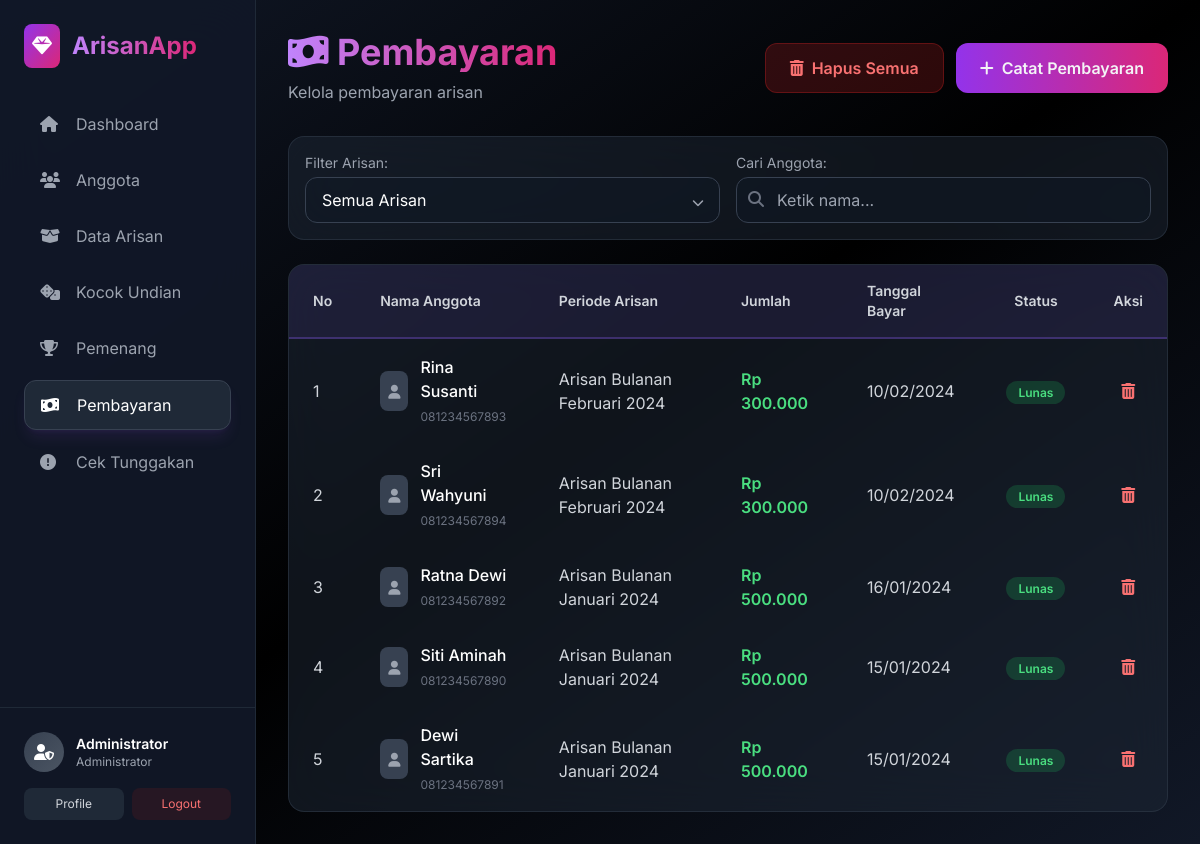
Screenshot of /payments.php (signed in) with the database file from the repository.
### tables this page shows
CREATE TABLE IF NOT EXISTS payments (
    id INT AUTO_INCREMENT PRIMARY KEY,
    member_id INT NOT NULL,
    arisan_id INT NOT NULL,
    amount DECIMAL(15,2) NOT NULL,
    payment_date DATE NOT NULL,
    status ENUM('paid', 'pending', 'cancelled') DEFAULT 'paid',
    notes TEXT,
    created_at TIMESTAMP DEFAULT CURRENT_TIMESTAMP,
    updated_at TIMESTAMP DEFAULT CURRENT_TIMESTAMP ON UPDATE CURRENT_TIMESTAMP,
    FOREIGN KEY (member_id) REFERENCES members(id) ON DELETE CASCADE,
    FOREIGN KEY (arisan_id) REFERENCES arisan_periods(id) ON DELETE CASCADE,
    INDEX idx_member (member_id),
    INDEX idx_arisan (arisan_id),
    INDEX idx_payment_date (payment_date),
    INDEX idx_status (status)
);

CREATE TABLE IF NOT EXISTS members (
    id INT AUTO_INCREMENT PRIMARY KEY,
    name VARCHAR(100) NOT NULL,
    phone VARCHAR(20) NOT NULL,
    address TEXT,
    status ENUM('active', 'inactive') DEFAULT 'active',
    created_at TIMESTAMP DEFAULT CURRENT_TIMESTAMP,
    updated_at TIMESTAMP DEFAULT CURRENT_TIMESTAMP ON UPDATE CURRENT_TIMESTAMP,
    INDEX idx_status (status)
);

CREATE TABLE IF NOT EXISTS arisan_periods (
    id INT AUTO_INCREMENT PRIMARY KEY,
    period_name VARCHAR(100) NOT NULL,
    amount DECIMAL(15,2) NOT NULL,
    duration_months INT NOT NULL,
    status ENUM('active', 'completed', 'inactive') DEFAULT 'active',
    created_at TIMESTAMP DEFAULT CURRENT_TIMESTAMP,
    updated_at TIMESTAMP DEFAULT CURRENT_TIMESTAMP ON UPDATE CURRENT_TIMESTAMP,
    INDEX idx_status (status)
);

### payments.php (the view, shortened to what this page needs)
<?php
$db = new Database();
$conn = $db->getConnection();
$whereClause = "";
$params = [];
$sql = "
    SELECT p.*, m.name as member_name, m.phone, a.period_name, a.status as arisan_status
    FROM payments p
    JOIN members m ON p.member_id = m.id
    JOIN arisan_periods a ON p.arisan_id = a.id
    $whereClause
    ORDER BY p.payment_date DESC
";
$stmt = $conn->prepare($sql);
$stmt->execute($params);
$payments = $stmt->fetchAll(PDO::FETCH_ASSOC);
?>
<!DOCTYPE html>
<html lang="id">
<head>
    <script src="https://cdn.tailwindcss.com"></script>
    <link rel="stylesheet" href="https://cdnjs.cloudflare.com/ajax/libs/font-awesome/6.4.0/css/all.min.css">
    <link rel="stylesheet" href="assets/css/style.css">
</head>
<body class="bg-gradient-to-br from-gray-900 via-black to-gray-900 text-gray-100 min-h-screen font-['Inter']">
    <?php include 'includes/sidebar.php'; ?>
    <div class="md:ml-64 p-4 md:p-8 pt-20 md:pt-8">
        <div class="mb-8 flex flex-col md:flex-row md:items-center justify-between gap-4">
            <div>
                <h1 class="text-3xl md:text-4xl font-bold bg-gradient-to-r from-purple-400 to-pink-600 bg-clip-text text-transparent mb-2">
                    <i class="fas fa-money-bill-wave"></i> Pembayaran
                </h1>
                <p class="text-gray-400">Kelola pembayaran arisan</p>
            </div>
            <div class="flex flex-wrap gap-3">
                <?php if (!empty($payments)): ?>
                    <button onclick="confirmDeleteAll()" class="bg-red-600/20 hover:bg-red-600/30 text-red-400 border border-red-600/30 px-6 py-3 rounded-xl font-semibold transition-all hover:shadow-lg hover:shadow-red-500/20">
                        <i class="fas fa-trash-alt mr-2"></i>Hapus Semua
                    </button>
                <?php endif; ?>
                <button onclick="document.getElementById('addModal').classList.remove('hidden')" class="bg-gradient-to-r from-purple-600 to-pink-600 hover:from-purple-700 hover:to-pink-700 px-6 py-3 rounded-xl font-semibold transition-all hover:shadow-lg hover:shadow-purple-500/50">
                    <i class="fas fa-plus mr-2"></i>Catat Pembayaran
                </button>
            </div>
        </div>
        <div class="bg-gray-800/50 backdrop-blur-xl rounded-2xl p-4 border border-gray-700/50 mb-6">
            <form method="GET" action="" class="flex items-center gap-4">
                <div class="flex-1">
                    <label class="text-sm text-gray-400 mb-1 block">Filter Arisan:</label>
                    <div class="relative">
                        <select name="filter_arisan" onchange="this.form.submit()" class="w-full bg-gray-900/50 border border-gray-700 rounded-xl px-4 py-2.5 text-white focus:outline-none focus:border-purple-500 appearance-none">
                            <option value="">Semua Arisan</option>
                        </select>
                        <div class="absolute right-4 top-3 pointer-events-none text-gray-400">
                            <i class="fas fa-chevron-down text-xs"></i>
                        </div>
                    </div>
                </div>
                <div class="flex-1">
                    <label class="text-sm text-gray-400 mb-1 block">Cari Anggota:</label>
                    <div class="relative">
                        <input
                            type="text"
                            id="searchInput"
                            placeholder="Ketik nama..."
                            class="w-full bg-gray-900/50 border border-gray-700 rounded-xl px-4 py-2.5 text-white focus:outline-none focus:border-purple-500 pl-10"
                        >
                        <i class="fas fa-search absolute left-3 top-3.5 text-gray-500"></i>
                    </div>
                </div>
            </form>
        </div>
        <div class="bg-gray-800/50 backdrop-blur-xl rounded-2xl border border-gray-700/50 overflow-hidden">
            <div class="overflow-x-auto">
                <table class="w-full custom-table" id="paymentsTable">
                    <thead>
                        <tr>
                            <th class="px-6 py-4 text-left text-sm font-semibold text-gray-300">No</th>
                            <th class="px-6 py-4 text-left text-sm font-semibold text-gray-300">Nama Anggota</th>
                            <th class="px-6 py-4 text-left text-sm font-semibold text-gray-300">Periode Arisan</th>
                            <th class="px-6 py-4 text-left text-sm font-semibold text-gray-300">Jumlah</th>
                            <th class="px-6 py-4 text-left text-sm font-semibold text-gray-300">Tanggal Bayar</th>
                            <th class="px-6 py-4 text-center text-sm font-semibold text-gray-300">Status</th>
                            <th class="px-6 py-4 text-center text-sm font-semibold text-gray-300">Aksi</th>
                        </tr>
                    </thead>
                    <tbody class="divide-y divide-gray-700/30">
                        <?php if (empty($payments)): ?>
                            <tr>
                                <td colspan="7" class="px-6 py-12 text-center text-gray-400">
                                    <i class="fas fa-money-bill-wave text-5xl mb-4 opacity-20"></i>
                                    <p>Belum ada data pembayaran</p>
                                </td>
                            </tr>
                        <?php else: ?>
                            <?php foreach ($payments as $index => $payment): ?>
                                <tr class="hover:bg-gray-700/20 transition-colors">
                                    <td class="px-6 py-4 text-gray-300"><?php echo $index + 1; ?></td>
                                    <td class="px-6 py-4">
                                        <div class="flex items-center gap-3">
                                            <div class="bg-gray-700 p-2 rounded-lg">
                                                <i class="fas fa-user text-gray-400 text-sm"></i>
                                            </div>
                                            <div>
                                                <span class="font-medium text-white block"><?php echo htmlspecialchars($payment['member_name']); ?></span>
                                                <span class="text-xs text-gray-500"><?php echo htmlspecialchars($payment['phone']); ?></span>
                                            </div>
                                        </div>
                                    </td>
                                    <td class="px-6 py-4">
                                        <span class="text-gray-300"><?php echo htmlspecialchars($payment['period_name']); ?></span>
                                    </td>
                                    <td class="px-6 py-4">
                                        <span class="text-green-400 font-semibold">
                                            Rp <?php echo number_format($payment['amount'], 0, ',', '.'); ?>
                                        </span>
                                    </td>
                                    <td class="px-6 py-4 text-gray-300"><?php echo date('d/m/Y', strtotime($payment['payment_date'])); ?></td>
                                    <td class="px-6 py-4 text-center">
                                        <span class="px-3 py-1 rounded-full text-xs font-semibold bg-green-500/20 text-green-400">
                                            Lunas
                                        </span>
                                    </td>
                                    <td class="px-6 py-4 text-center">
                                        <button onclick="handleDelete('?delete=<?php echo $payment['id']; ?>', 'Hapus pembayaran ini?')" class="text-red-400 hover:text-red-300 transition-colors" title="Hapus Pembayaran Ini">
                                            <i class="fas fa-trash-alt"></i>
                                        </button>
                                    </td>
                                </tr>
                            <?php endforeach; ?>
                        <?php endif; ?>
                    </tbody>
                </table>
            </div>
        </div>
    </div>
</body>
</html>

### assets/css/style.css (style rules this page uses)
.custom-table { border-collapse: separate; border-spacing: 0; }
.custom-table th { background: rgba(139, 92, 246, 0.1); border-bottom: 2px solid rgba(139, 92, 246, 0.3); }

### rows the page displays
payments: member.name "Rina Susanti", member.phone "081234567893", arisan.period_name "Arisan Bulanan Februari 2024", amount "300.000", payment_date "10/02/2024"
payments: member.name "Sri Wahyuni", member.phone "081234567894", arisan.period_name "Arisan Bulanan Februari 2024", amount "300.000", payment_date "10/02/2024"
payments: member.name "Ratna Dewi", member.phone "081234567892", arisan.period_name "Arisan Bulanan Januari 2024", amount "500.000", payment_date "16/01/2024"
payments: member.name "Siti Aminah", member.phone "081234567890", arisan.period_name "Arisan Bulanan Januari 2024", amount "500.000", payment_date "15/01/2024"
payments: member.name "Dewi Sartika", member.phone "081234567891", arisan.period_name "Arisan Bulanan Januari 2024", amount "500.000", payment_date "15/01/2024"

### other values shown
$_SESSION['admin_name'] "Administrator"
